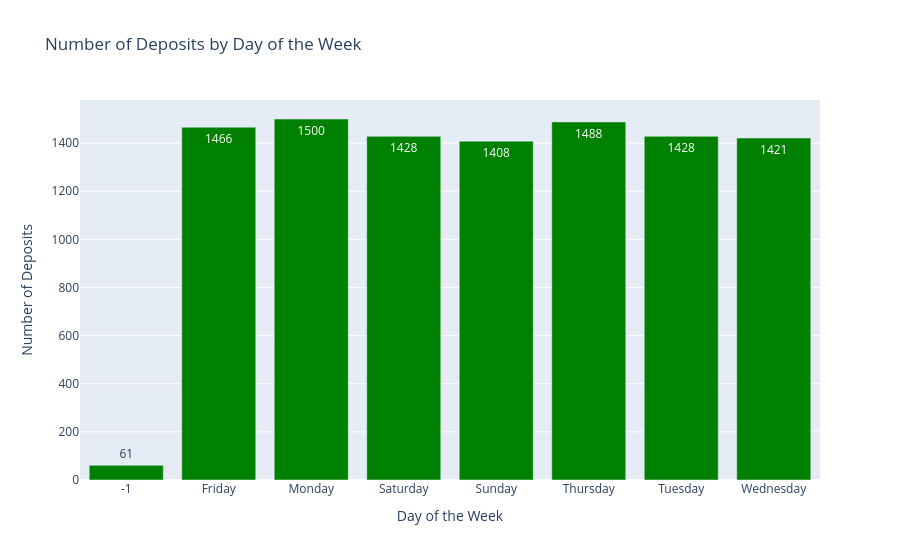

The notebook cell this image was saved under:
### Markdown cell above
## Insights and charts

### Code cell
# Creating a bar plot
fig_day = px.bar(
    df2.groupby('day_of_week').size().reset_index(name='number_of_deposits'),
    x='day_of_week', 
    y='number_of_deposits',
    title='Number of Deposits by Day of the Week',
    labels={'number_of_deposits': 'Number of Deposits', 'day_of_week': 'Day of the Week'},
    text='number_of_deposits'
)

# Setting colors and hover template
fig_day.update_traces(marker_color='green', hovertemplate='Total Deposits: %{y}<extra></extra>')

# Displaying the figure
fig_day.show()

### Figure 1 — Plotly figure (JSON) as saved in the notebook; plotly's stock layout.template omitted (floating-point values rounded to 4 significant figures)
{"data": [{"hovertemplate": "Total Deposits: %{y}<extra></extra>", "legendgroup": "", "marker": {"color": "green", "pattern": {"shape": ""}}, "name": "", "orientation": "v", "showlegend": false, "text": [61.0, 1466.0, 1500.0, 1428.0, 1408.0, 1488.0, 1428.0, 1421.0], "textposition": "auto", "type": "bar", "x": [-1, "Friday", "Monday", "Saturday", "Sunday", "Thursday", "Tuesday", "Wednesday"], "xaxis": "x", "y": [61, 1466, 1500, 1428, 1408, 1488, 1428, 1421], "yaxis": "y"}], "layout": {"barmode": "relative", "legend": {"tracegroupgap": 0}, "title": {"text": "Number of Deposits by Day of the Week"}, "xaxis": {"anchor": "y", "domain": [0, 1], "title": {"text": "Day of the Week"}}, "yaxis": {"anchor": "x", "domain": [0, 1], "title": {"text": "Number of Deposits"}}}}
